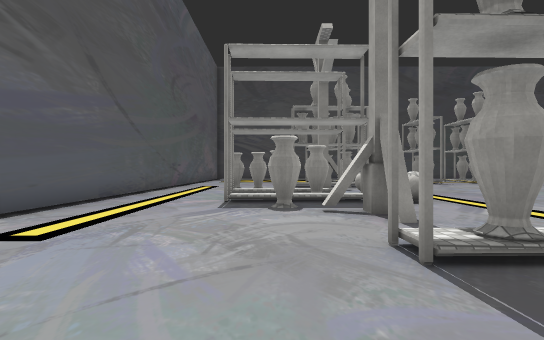
[1] (above)

24 first-person views from a walk through a 3-D level made in the Unity game engine. The camera is 1.5 m above the floor, looks level and sees 80° across. The floor is counted in squares, 2 m on a side. Each view is taken from the middle of a square. On the plan, view 1 faces up. The plan holds only what a view shows up to about 11 squares ahead; the rest is blank. The place goes on beyond the plan. Some animated figures are left out. Some surface patterns are stand-ins.

[2]
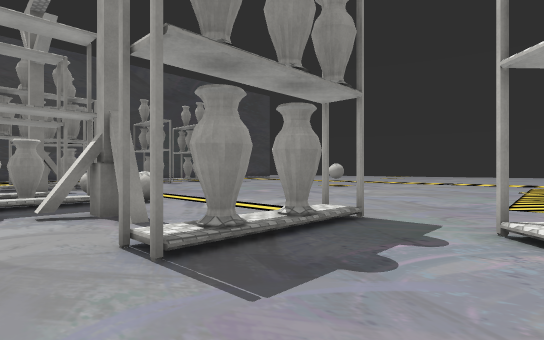

[3]
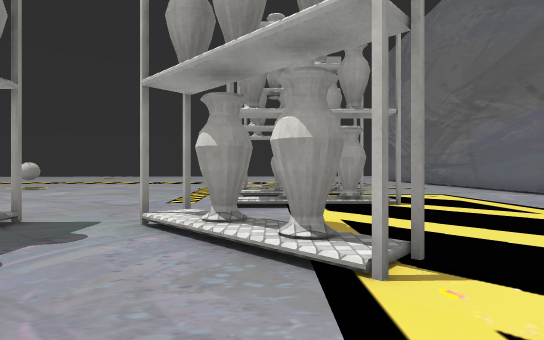

[4]
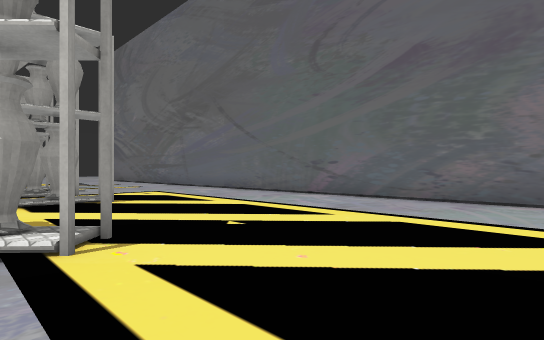

[5]
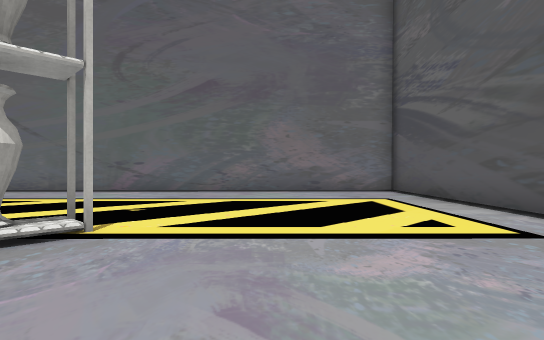

[6]
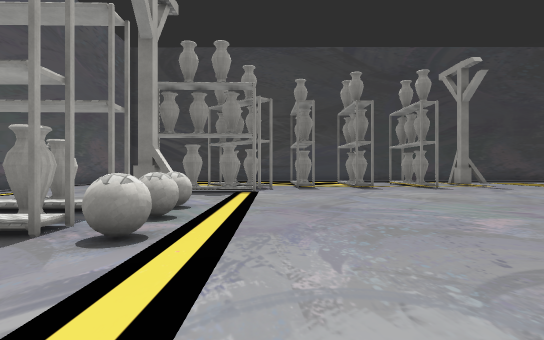

[7]
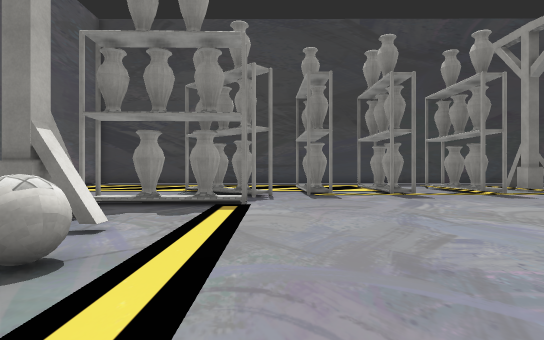

[8]
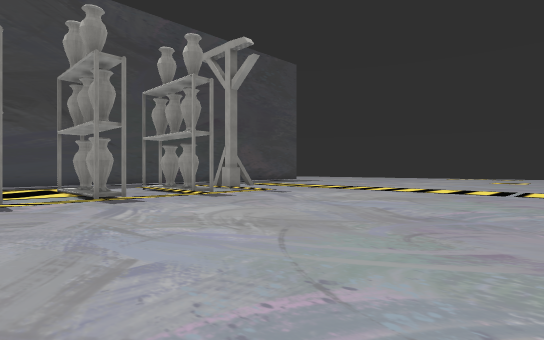

[9]
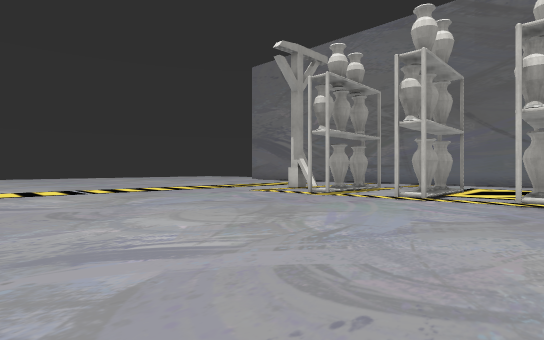

[10]
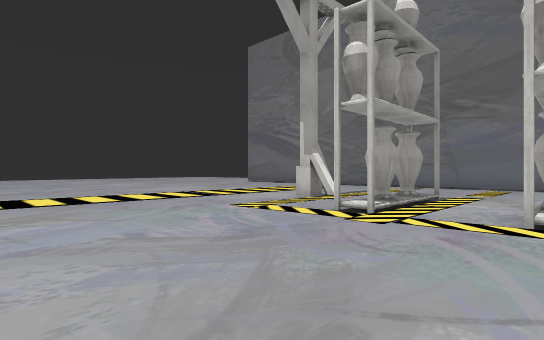

[11]
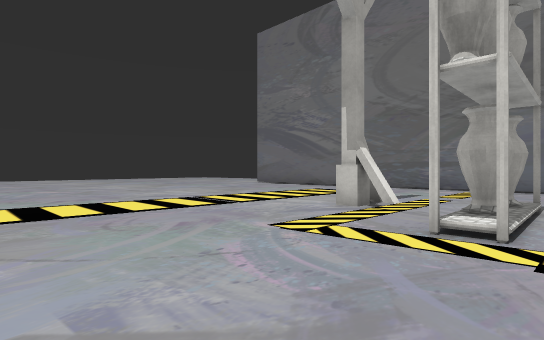

[12]
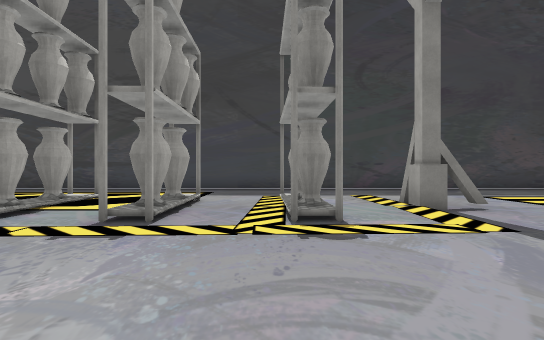

[13]
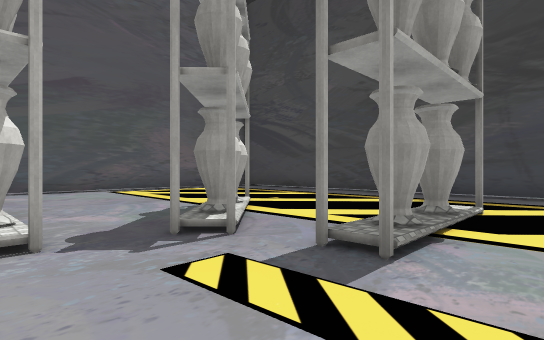

[14]
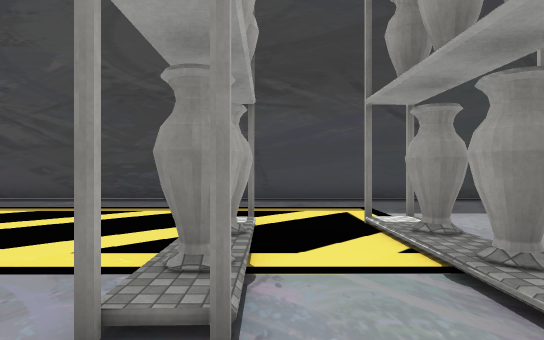

[15]
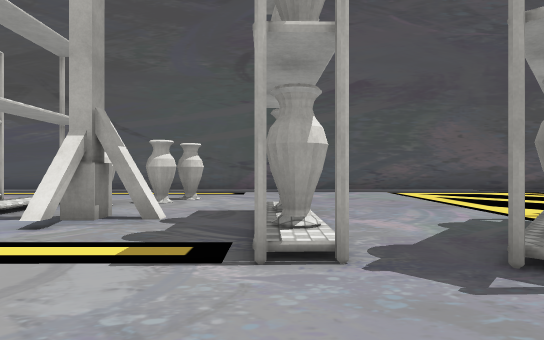

[16]
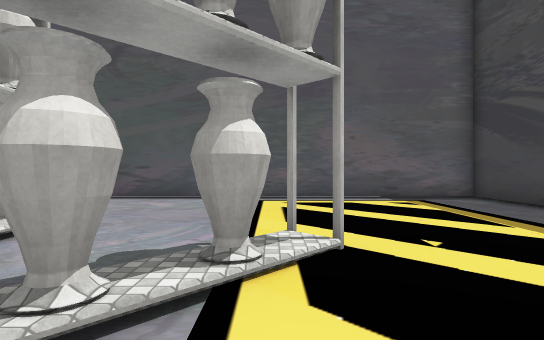

[17]
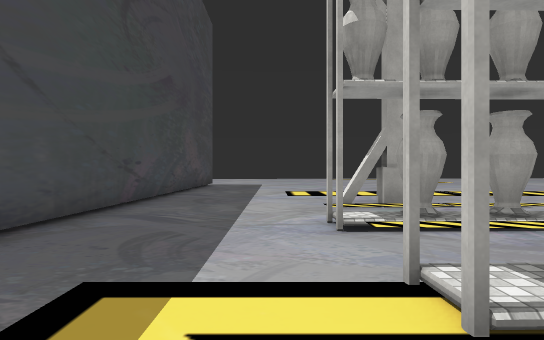

[18]
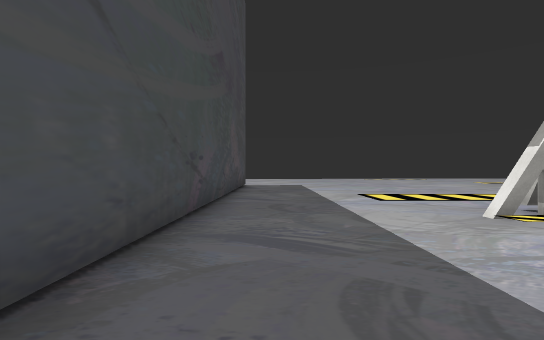

[19]
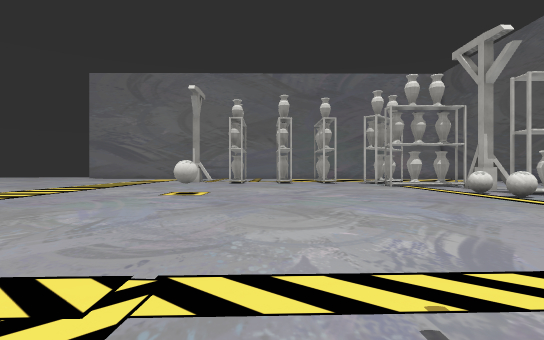

[20]
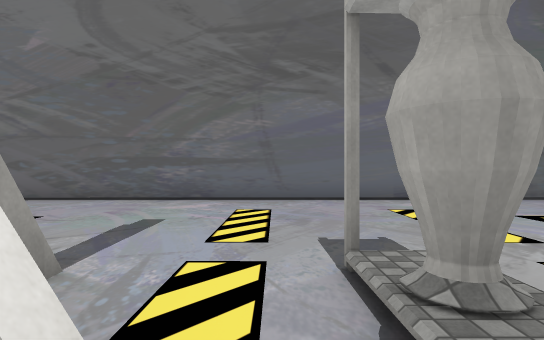

[21]
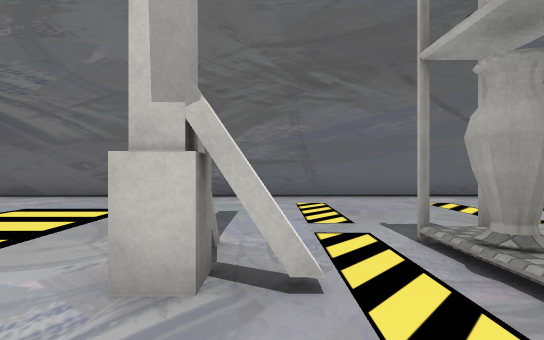

[22]
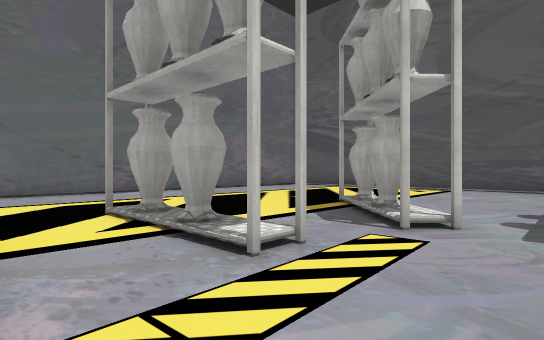

[23]
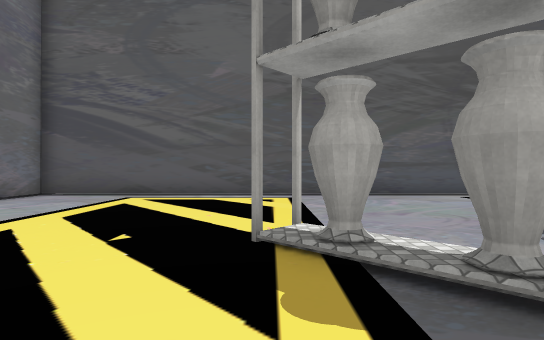

[24]
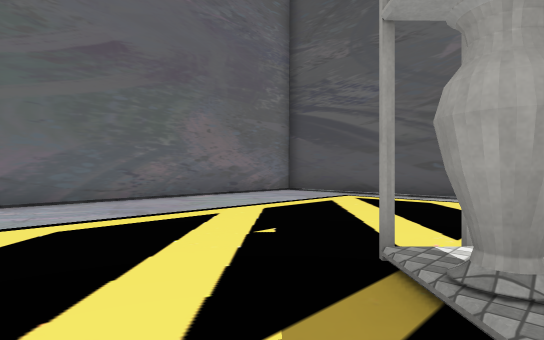

### Floor plan
Key: @ floor where view 1 was taken; # wall or solid block; . main floor; : floor 0.25 m higher than the main floor; / step, stairs or slope; A vase; O other object.
Columns run from 5 left of view 1 to 19 right of it. Each row starts with its distance up from view 1.
 26     .. .. ...
 25 #########################
 24 #........................
 23 #........................
 22 #........................
 21 #..........O..O.///......
 20 #..........A..A.:A/#.....
 19 #.......A..//.A.:A/#.....
 18 #......./A.A/.:./A/......
 17 #......../O....././......
 16 #..........////////.....
 15 #.....OAA/.............
 14 #......................
 13  ...A..#................
 12  ...A..#................
 11 #....A..................
 10 #... ::OO...............
  9 #.....A.O..............
  8 #...O:::O.........O.....
  7 #....A..O...............
  6 #......#................
  5 #......#................
  4 #........................
  3 #.....OAA:...............
  2 #........................
  1 #..........////:://......
  0 #....@...AO./.O.:O/......
 -1 #.......A/..A.A.:A/......
 -2 #......O/..././.::/##....
 -3 #...........A.A./A/.#....
 -4 #...........O..././.....
 -5 #..............././.....
 -6 #..............././......
 -7 #........................
 -8 #........................
 -9 #..............##########
-10 ################      ...

Where each view was taken, in squares from view 1:
view 1: 0 up, 0 right, facing up
view 2: 0 up, 0 right, facing up-right
view 3: 1 down, 0 right, facing right
view 4: 1 down, 1 left, facing down-right
view 5: 2 up, 0 right, facing down
view 6: 4 up, 5 right, facing up
view 7: 8 up, 5 right, facing up
view 8: 9 up, 6 right, facing up-right
view 9: 8 up, 6 right, facing down-right
view 10: 5 up, 9 right, facing down-right
view 11: 4 up, 11 right, facing down-right
view 12: 13 up, 11 right, facing up
view 13: 15 up, 8 right, facing up-left
view 14: 16 up, 7 right, facing up
view 15: 15 up, 7 right, facing left
view 16: 19 up, 6 right, facing left
view 17: 22 up, 7 right, facing right
view 18: 24 up, 9 right, facing right
view 19: 18 up, 10 right, facing down
view 20: 1 down, 13 right, facing down
view 21: 0 up, 14 right, facing down
view 22: 2 up, 9 right, facing down-left
view 23: 2 down, 6 right, facing left
view 24: 1 down, 5 right, facing down-left
